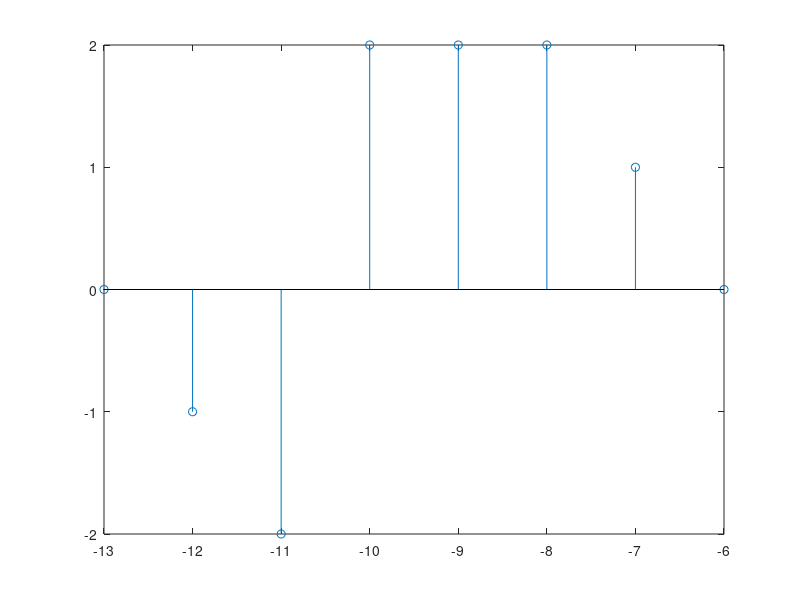

Here is the MATLAB script that generated this plot:
clc;
close all;
clear all;

% t = -1:0.1:2;
% x = -t.*exp(t);
% 
% plot(t,x);

% a=1/3;
% t = a*t;
% plot(t,x);
% grid;

% to = 3;
% t = t-to;
% plot(t,x);
% grid;

% t = -2.*t;
% t = 1.+t;
% plot(t,x);
% 
% y = (5*heaviside(t)) - (2*heaviside(t-1)) - (3*heaviside(t-2));
% plot(t,y);
% grid;
% 
% z = (0.5*((4*heaviside(2*t))-(4*heaviside(2*t)))) + (heaviside(t)) - (2*heaviside(t-1)) + (heaviside(t-2));
% plot(t,z);
% grid;

x = [0,-1,-2,2,2,2,1,0];
n = -3:1:4;
stem(n,x);

% --
n3 = n-10;
x3 = x;
stem(n3,x3);

